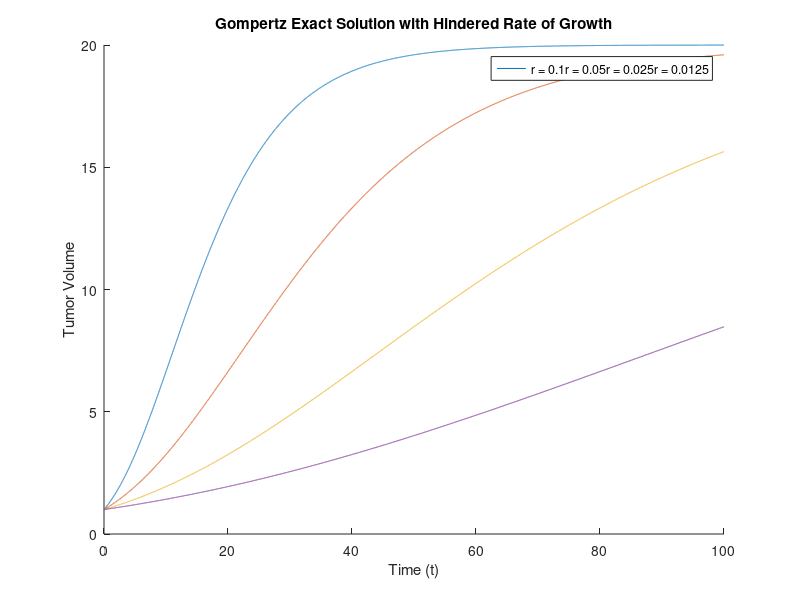

This chart was generated by the following MATLAB code:
% Agreed Solution for Gompertz Equation: 
% y = k*e^(-Ce^(-rt))
figure(1);
t = 0:.01:100;
r1 = 0.1;
k = 20;
C = -log(20);
% Gompertz Exact
hold on
y1 = k.*exp(C.*exp(-1*r1.*t));
plot(t, y1);

r2 = 0.05;
y2 = k.*exp(C.*exp(-1*r2.*t));
plot(t, y2);

r3 = 0.025;
y3 = k.*exp(C.*exp(-1*r3.*t));
plot(t, y3);

r4 = 0.0125;
y4 = k.*exp(C.*exp(-1*r4.*t));
plot(t, y4);

axis([0 100 0 20]);
title("Gompertz Exact Solution with Hindered Rate of Growth");
xlabel("Time (t)");
ylabel("Tumor Volume");

legend(["r = 0.1" "r = 0.05" "r = 0.025" "r = 0.0125"]);